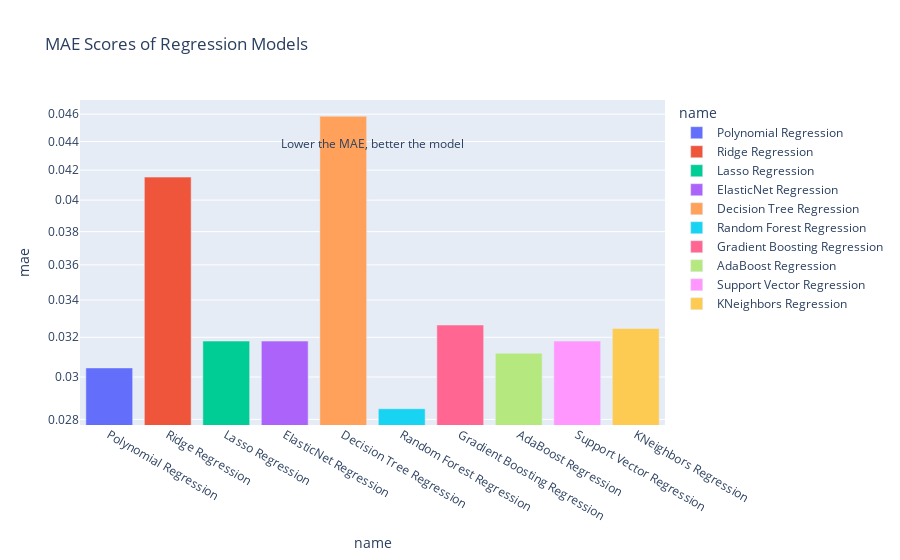

The code cell stored with this chart in its notebook:
### Code cell
fig = px.bar(df_results, x='name', y='mae', color='name', log_y=True, title='MAE Scores of Regression Models')
# lower the mae, better the model
fig.add_annotation(xref='paper', yref='paper', x=0.5, y=0.9, text='Lower the MAE, better the model', showarrow=False)
fig.show()

### Figure 1 — Plotly figure (JSON) as saved in the notebook; plotly's stock layout.template omitted (floating-point values rounded to 4 significant figures)
{"data": [{"alignmentgroup": "True", "hovertemplate": "name=%{x}<br>mae=%{y}<extra></extra>", "legendgroup": "Polynomial Regression", "marker": {"color": "#636efa", "pattern": {"shape": ""}}, "name": "Polynomial Regression", "offsetgroup": "Polynomial Regression", "orientation": "v", "showlegend": true, "textposition": "auto", "type": "bar", "x": ["Polynomial Regression"], "xaxis": "x", "y": [0.03044], "yaxis": "y"}, {"alignmentgroup": "True", "hovertemplate": "name=%{x}<br>mae=%{y}<extra></extra>", "legendgroup": "Ridge Regression", "marker": {"color": "#EF553B", "pattern": {"shape": ""}}, "name": "Ridge Regression", "offsetgroup": "Ridge Regression", "orientation": "v", "showlegend": true, "textposition": "auto", "type": "bar", "x": ["Ridge Regression"], "xaxis": "x", "y": [0.04152], "yaxis": "y"}, {"alignmentgroup": "True", "hovertemplate": "name=%{x}<br>mae=%{y}<extra></extra>", "legendgroup": "Lasso Regression", "marker": {"color": "#00cc96", "pattern": {"shape": ""}}, "name": "Lasso Regression", "offsetgroup": "Lasso Regression", "orientation": "v", "showlegend": true, "textposition": "auto", "type": "bar", "x": ["Lasso Regression"], "xaxis": "x", "y": [0.0318], "yaxis": "y"}, {"alignmentgroup": "True", "hovertemplate": "name=%{x}<br>mae=%{y}<extra></extra>", "legendgroup": "ElasticNet Regression", "marker": {"color": "#ab63fa", "pattern": {"shape": ""}}, "name": "ElasticNet Regression", "offsetgroup": "ElasticNet Regression", "orientation": "v", "showlegend": true, "textposition": "auto", "type": "bar", "x": ["ElasticNet Regression"], "xaxis": "x", "y": [0.0318], "yaxis": "y"}, {"alignmentgroup": "True", "hovertemplate": "name=%{x}<br>mae=%{y}<extra></extra>", "legendgroup": "Decision Tree Regression", "marker": {"color": "#FFA15A", "pattern": {"shape": ""}}, "name": "Decision Tree Regression", "offsetgroup": "Decision Tree Regression", "orientation": "v", "showlegend": true, "textposition": "auto", "type": "bar", "x": ["Decision Tree Regression"], "xaxis": "x", "y": [0.04584], "yaxis": "y"}, {"alignmentgroup": "True", "hovertemplate": "name=%{x}<br>mae=%{y}<extra></extra>", "legendgroup": "Random Forest Regression", "marker": {"color": "#19d3f3", "pattern": {"shape": ""}}, "name": "Random Forest Regression", "offsetgroup": "Random Forest Regression", "orientation": "v", "showlegend": true, "textposition": "auto", "type": "bar", "x": ["Random Forest Regression"], "xaxis": "x", "y": [0.02849], "yaxis": "y"}, {"alignmentgroup": "True", "hovertemplate": "name=%{x}<br>mae=%{y}<extra></extra>", "legendgroup": "Gradient Boosting Regression", "marker": {"color": "#FF6692", "pattern": {"shape": ""}}, "name": "Gradient Boosting Regression", "offsetgroup": "Gradient Boosting Regression", "orientation": "v", "showlegend": true, "textposition": "auto", "type": "bar", "x": ["Gradient Boosting Regression"], "xaxis": "x", "y": [0.03264], "yaxis": "y"}, {"alignmentgroup": "True", "hovertemplate": "name=%{x}<br>mae=%{y}<extra></extra>", "legendgroup": "AdaBoost Regression", "marker": {"color": "#B6E880", "pattern": {"shape": ""}}, "name": "AdaBoost Regression", "offsetgroup": "AdaBoost Regression", "orientation": "v", "showlegend": true, "textposition": "auto", "type": "bar", "x": ["AdaBoost Regression"], "xaxis": "x", "y": [0.03118], "yaxis": "y"}, {"alignmentgroup": "True", "hovertemplate": "name=%{x}<br>mae=%{y}<extra></extra>", "legendgroup": "Support Vector Regression", "marker": {"color": "#FF97FF", "pattern": {"shape": ""}}, "name": "Support Vector Regression", "offsetgroup": "Support Vector Regression", "orientation": "v", "showlegend": true, "textposition": "auto", "type": "bar", "x": ["Support Vector Regression"], "xaxis": "x", "y": [0.0318], "yaxis": "y"}, {"alignmentgroup": "True", "hovertemplate": "name=%{x}<br>mae=%{y}<extra></extra>", "legendgroup": "KNeighbors Regression", "marker": {"color": "#FECB52", "pattern": {"shape": ""}}, "name": "KNeighbors Regression", "offsetgroup": "KNeighbors Regression", "orientation": "v", "showlegend": true, "textposition": "auto", "type": "bar", "x": ["KNeighbors Regression"], "xaxis": "x", "y": [0.03246], "yaxis": "y"}], "layout": {"annotations": [{"showarrow": false, "text": "Lower the MAE, better the model", "x": 0.5, "xref": "paper", "y": 0.9, "yref": "paper"}], "barmode": "relative", "legend": {"title": {"text": "name"}, "tracegroupgap": 0}, "title": {"text": "MAE Scores of Regression Models"}, "xaxis": {"anchor": "y", "categoryarray": ["Polynomial Regression", "Ridge Regression", "Lasso Regression", "ElasticNet Regression", "Decision Tree Regression", "Random Forest Regression", "Gradient Boosting Regression", "AdaBoost Regression", "Support Vector Regression", "KNeighbors Regression"], "categoryorder": "array", "domain": [0, 1], "title": {"text": "name"}}, "yaxis": {"anchor": "x", "domain": [0, 1], "title": {"text": "mae"}, "type": "log"}}}
